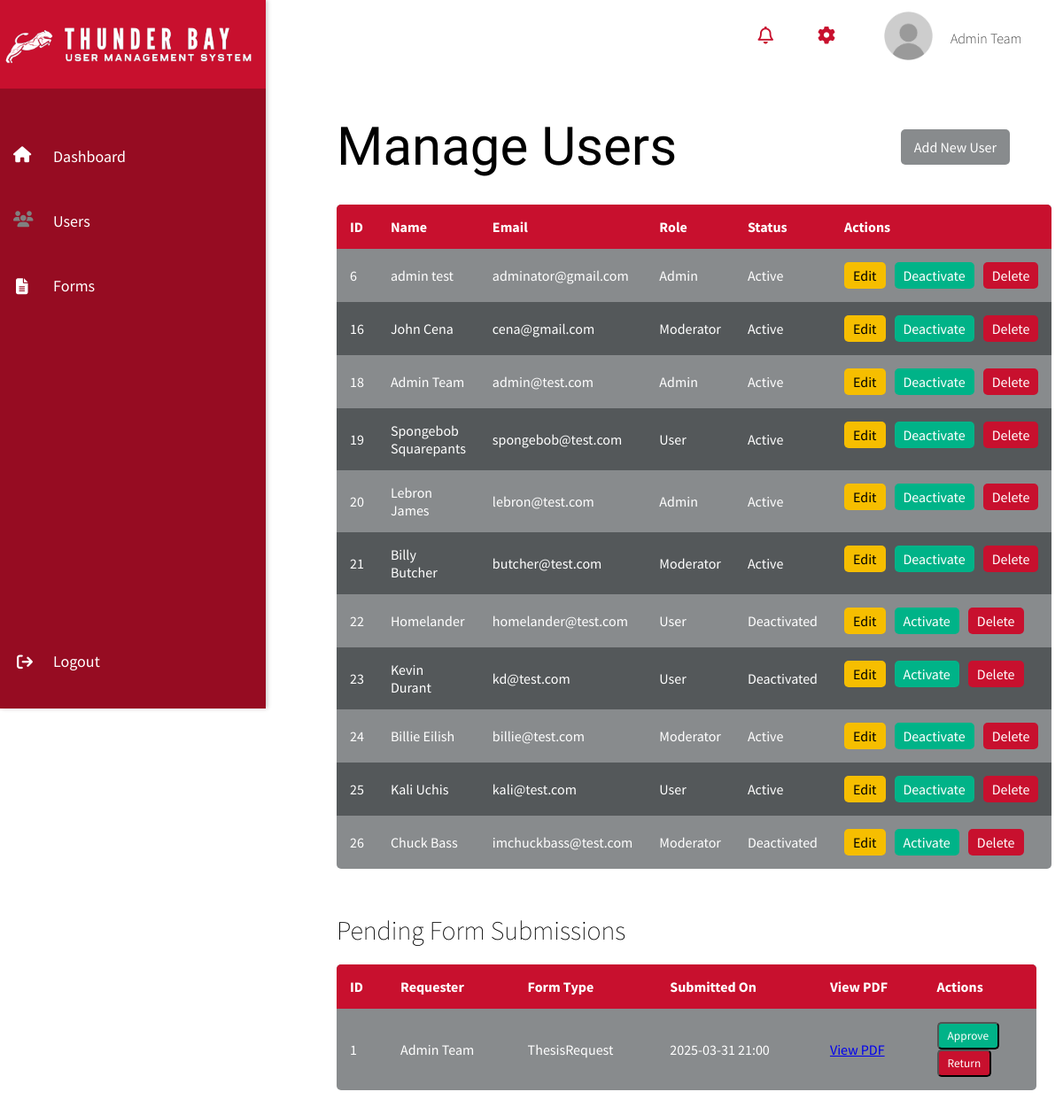
/users/ (signed in), run on an earlier commit of the app's database.
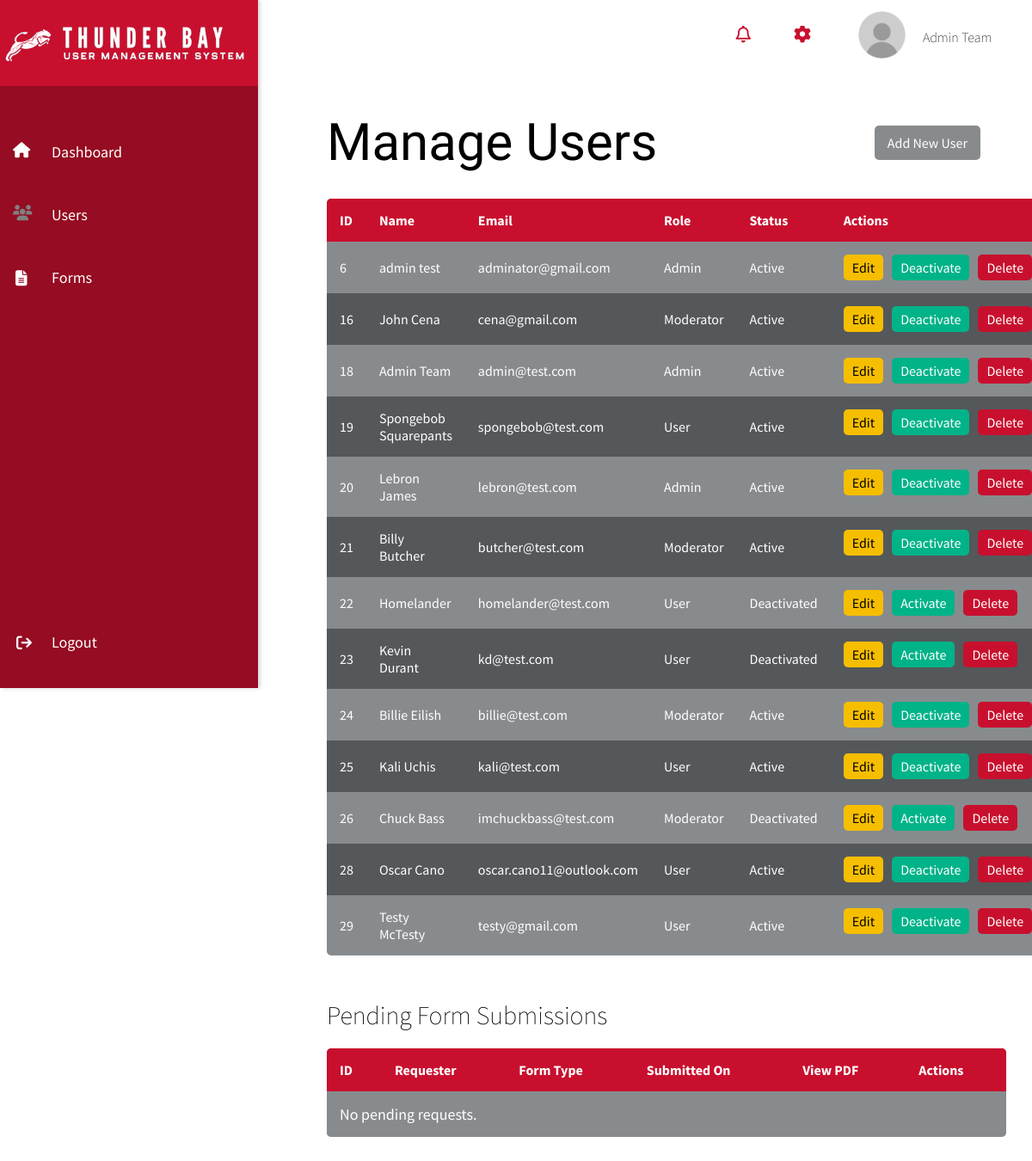
And on a later commit of the database.
### usr_mgmt_app/models.py (models this page shows, shortened)
class UserProfile(AbstractUser):
    ROLE_CHOICES = [
        ('admin', 'Admin'),
        ('moderator', 'Moderator'),
        ('user', 'User'),
    ]
    role = models.CharField(max_length=10, choices=ROLE_CHOICES, default='user')
    is_active = models.BooleanField(default=True)
    created_at = models.DateTimeField(auto_now_add=True)
    updated_at = models.DateTimeField(auto_now=True)
    signature = models.ImageField(upload_to='signatures/', null=True, blank=True, validators=[validate_signature_file])
    groups = models.ManyToManyField(Group, related_name="userprofile_groups", blank=True)
    user_permissions = models.ManyToManyField(Permission, related_name="userprofile_permissions", blank=True)
    class Meta:
        permissions = [
            ("can_read", "Can read data"),
            ("can_edit", "Can edit data"),
            ("can_manage_users", "Can activate/deactivate and delete users"),
            ("can_approve", "Can approve requests"),  # Added new permission
        ]

class ThesisRequest(models.Model):
    STATUS_CHOICES = [
        ('draft', 'Draft'),
        ('pending', 'Pending'),
        ('returned', 'Returned'),
        ('approved', 'Approved'),
    ]
    user = models.ForeignKey(UserProfile, on_delete=models.CASCADE, related_name="thesis_requests")
    student_id = models.CharField(max_length=7, default="0000000")  # Default 7-digit placeholder
    degree_type = models.CharField(
        max_length=20,
        choices=[("Master", "Master"), ("Doctorate", "Doctorate")],
        default="Master"
    )
    graduation_date = models.CharField(max_length=10, default="MM/YYYY")  # Default format
    request_type = models.CharField(max_length=50, default="Unknown Request")
    justification = models.TextField(default="No justification provided")  # Default text
    status = models.CharField(max_length=20, choices=STATUS_CHOICES, default='Draft')
    pdf_document = models.FileField(upload_to="generated_pdfs/", null=True, blank=True)
    created_at = models.DateTimeField(auto_now_add=True)
    def __str__(self):
        return f"Thesis Request {self.id} by {self.user.username} - {self.status}"

### usr_mgmt_app/views.py (the view)
# urls.py: path('users/', views.user_list, name='user_list'),  # List of users
@login_required
@permission_required('usr_mgmt_app.can_read', raise_exception=True)
def user_list(request):
    users = UserProfile.objects.all()
    pending_requests = []
    for thesis in ThesisRequest.objects.filter(status="Pending"):
        pending_requests.append({"id": thesis.id, "type": "ThesisRequest", "request": thesis})
    for withdrawal in WithdrawalRequest.objects.filter(status="Pending"):
        pending_requests.append({"id": withdrawal.id, "type": "WithdrawalRequest", "request": withdrawal})
    print("Final pending_requests:", pending_requests)  # Debugging
    has_edit_permission = request.user.has_perm('usr_mgmt_app.can_edit')
    has_manage_users_permission = request.user.has_perm('usr_mgmt_app.can_manage_users')
    context = {
        'has_edit_permission': has_edit_permission,
        'has_manage_users_permission': has_manage_users_permission,
        'users': UserProfile.objects.all(),  # Assuming you have users in your context
        'pending_requests': pending_requests,
    }
    return render(request, 'user_list.html', {
        'users': users,
        'has_edit_permission': has_edit_permission,
        'has_manage_users_permission': has_manage_users_permission,
        'pending_requests': pending_requests,
    })

### templates/user_list.html (shortened to what this page needs)
{% load static %}
<!DOCTYPE html>
<html lang="en">
<head>
    <link rel="stylesheet" href="{% static 'css/dashboard.css' %}">
    <link rel="stylesheet" href="{% static 'css/user_list.css' %}">
</head>
<body>
    <nav class="navbar">
        <div class="navbar-content">
            <i id = "notifications_icon" class="fa-regular fa-bell"></i>
            <i id = "settings_icon" class="fa-solid fa-gear"></i>
            <div class = "navbar_user">
                <img class = "profile_picture" src="{% static 'images/default_profile.png' %}" alt="profile picture">
                <span class = "navbar_username">{{ user.first_name }} {{ user.last_name }}</span>
            </div>
        </div>
    </nav>
    <div class="sidebar">
        <div class = "logoContainer">
            <img class = "logo" src="{% static 'images/logo2.png' %}" alt="logo">
        </div>
    <div class="sidebar-content">
        <a href="{% url 'dashboard' %}" class="sidebar-link" data-icon="fa-house">Dashboard</a>
        <a href="{% url 'user_list' %}" class="sidebar-link" data-icon="fa-users">Users</a>
        <a href="{% url 'approval_requests' %}" class="sidebar-link" data-icon="fa-file-alt">Forms</a>
    </div>
        <div class="logout-container">
            <a href="{% url 'logout' %}" class="logout-btn">Logout</a>
            <i id = "logoutIcon" class="fa-solid fa-arrow-right-from-bracket"></i>
        </div>
    </div>
    <div class="main-content">
        <div class="content-header">
            <h1>Manage Users</h1>
            <a href="{% url 'user_create' %}" class="btn-add-user {% if not has_manage_users_permission %}disabled{% endif %}">Add New User</a>
        </div>
        <table class="user-table">
            <thead>
                <tr>
                    <th>ID</th>
                    <th>Name</th>
                    <th>Email</th>
                    <th>Role</th>
                    <th>Status</th>
                    <th>Actions</th>
                </tr>
            </thead>
            <tbody>
                {% for user in users %}
                <tr>
                    <td>{{ user.id }}</td>
                    <td>{{ user.first_name }} {{ user.last_name }}</td>
                    <td>{{ user.email }}</td>
                    <td>{{ user.get_role_display }}</td>
                    <td>{% if user.is_active %}Active{% else %}Deactivated{% endif %}</td>
                    <td class="actions">
                        <a href="{% url 'user_edit' user.id %}" class="btn-edit {% if not has_edit_permission %}disabled{% endif %}">Edit</a>
                        <a href="{% url 'user_toggle_status' user.id %}" class="btn-status {% if not has_manage_users_permission %}disabled{% endif %}"
                           onclick="return confirmStatusChange('{{ user.first_name }} {{ user.last_name }}', '{{ user.get_status_display }}');">
                            {% if user.is_active %}Deactivate{% else %}Activate{% endif %}
                        </a>
                        <a href="{% url 'user_delete' user.id %}" class="btn-delete {% if not has_manage_users_permission %}disabled{% endif %}"
                           onclick="return confirmDelete('{{ user.first_name }} {{ user.last_name }}');">
                            Delete
                        </a>
                    </td>
                </tr>
                {% empty %}
                <tr>
                    <td colspan="6" class="no-users">No users found.</td>
                </tr>
                {% endfor %}
            </tbody>
        </table>
{% if user.role == "admin" %}
    <h2>Pending Form Submissions</h2>
    <table class="approval-table">
        <thead>
            <tr>
                <th>ID</th>
                <th>Requester</th>
                <th>Form Type</th>
                <th>Submitted On</th>
                <th>View PDF</th>
                <th>Actions</th>
            </tr>
        </thead>
        <tbody>
            {% for entry in pending_requests %}
<tr>
    <td>{{ entry.request.id }}</td>
    <td>{{ entry.request.user.first_name }} {{ entry.request.user.last_name }}</td>
    <td>{{ entry.type }}</td>
    <td>{{ entry.request.created_at|date:"Y-m-d H:i" }}</td>
    <td><a href="{{entry.request.pdf_document.url}}">View PDF</a></td>
    <td>
        {% for request in pending_requests %}
        {% if request.id and request.type %}
        <form method="POST" action="{% url 'approve_request' request.id request.type %}">
            <button type="submit" class="btn-approve">Approve</button>
        </form>
        {% else %}
        <span class="text-danger">Invalid Request</span>
        {% endif %}
        {% endfor %}
        {% for request in pending_requests %}
        {% if request.id and request.type %}
        <form method="POST" action="{% url 'return_request' request.id request.type %}">
            <button type="submit" class="btn-return">Return</button>
        </form>
        {% else %}
        <span class="text-danger">Invalid Request</span>
        {% endif %}
        {% endfor %}
    </td>
</tr>
{% empty %}
<tr>
    <td colspan="5" class="no-requests">No pending requests.</td>
</tr>
{% endfor %}
        </tbody>
    </table>
{% endif %}
</div>
</body>
</html>

### static/css/dashboard.css (style rules this page uses)
* { margin: 0; padding: 0; box-sizing: border-box; font-family: Source Sans Pro,sans-serif; overflow-x:hidden; }
body { background: rgb(255,255,255); color: black; z-index: 1; }
h1 { font-weight: lighter; font-size:60px; font-family: "League Gothic",sans-serif; }
h2 { font-weight: lighter; font-size: 30px; margin-top:50px; font-family: Source Sans Pro,sans-serif; }
.navbar { padding: 15px 30px; position: fixed; top: 0; left: 300px; right: 0; height: 70px; display: flex; align-items: center; justify-content: space-between; z-index: 1000; flex-direction: row; font-family: Source Sans Pro,sans-serif; }
.navbar-content { display: flex; width: 100%; justify-content: right; align-items: center; flex-grow: 1; flex-direction: row; padding: 10px 0 0 10px; }
.navbar_user { display: flex; flex-direction: row; align-items: center; margin-left: 50px; transition: transform 0.3s ease-in-out; padding-right:2%; }
.navbar_username { padding: 15px 0 10px 15px; font-weight: lighter; }
.profile_picture { max-width: 65px; width:100%; }
#settings_icon { font-size: 20px; margin-left:50px; transition: transform 0.3s ease-in-out; color:rgb(200,16,46); }
#notifications_icon { font-size: 20px; transition: transform 0.3s ease-in-out; color:rgb(200,16,46); }
.main-content { margin-left: 350px; margin-top: 50px; padding: 30px; min-height: 100vh; font-family: Source Sans Pro,sans-serif; overflow-y: scroll; }
.sidebar { height: 100vh; width: 300px; position: fixed; top: 0; left: 0; background: rgb(150,12,34); padding-top: 120px; overflow-y: hidden; overflow-x: hidden; box-shadow: 2px 0px 5px rgba(0, 0, 0, 0.2); z-index: 1001; justify-content: space-between; display: flex; flex-direction: column; font-family: Source Sans Pro,sans-serif; }
.logoContainer { position: absolute; max-width: 500px; width:100%; max-height:100px; height:100%; top: 0; padding-top:10%; background: rgb(200,16,46); }
.logo { position: relative; max-width: 95%; }
.sidebar-content { flex-grow: 1; display: flex; flex-direction: column; margin-top:10%; }
.sidebar-link { position: relative; display: block; padding-left: 40px; font-size: 18px; color: white; }
.sidebar-link::before { content: ""; position: absolute; left: 15px; font-family: "Font Awesome 5 Free"; font-weight: 900; font-size: 18px; color:white; }
.sidebar-link[data-icon="fa-house"]::before { content: "\f015"; color:grey; }
.sidebar-link[data-icon="fa-users"]::before { content: "\f0c0"; color: white; }
.sidebar-link[data-icon="fa-file-alt"]::before { content: "\f15c"; color: white; margin-top:1%; margin-left:1%; }
.sidebar a { display: block; color: rgba(255, 255, 255); padding: 15px 15px 20px 60px; text-decoration: none; font-size: 18px; transition: background 0.3s ease, color 0.3s ease; z-index:1003; }
.sidebar-content a { margin-bottom: 5%; }
#logoutIcon { font-size: 18px; color: rgb(255,255,255); z-index:1002; transform: translate(105%,-215%); }
.logout-btn { padding: 10px 20px; text-decoration: none; border-radius: 5px; transition: background 0.3s ease; z-index:1003; }
.main-content { opacity: 0; animation: fadeIn 1s ease-in-out forwards; }
.navbar i, .sidebar i { transition: transform 0.3s ease-in-out; }

What changed in the data, as far as the page shows it:
no longer on this page (row edited): ThesisRequest: request.id "1", request.user.first_name "Admin", request.user.last_name "Team", type "ThesisRequest", request.created_at "2025-03-31 21:00"
added UserProfile: id "28", first_name "Oscar", last_name "Cano", email "oscar.cano11@outlook.com", role "User", is_active "Active"
added UserProfile: id "29", first_name "Testy", last_name "McTesty", email "testy@gmail.com", role "User", is_active "Active"
Also different on the page:
text now shown: "No pending requests."
